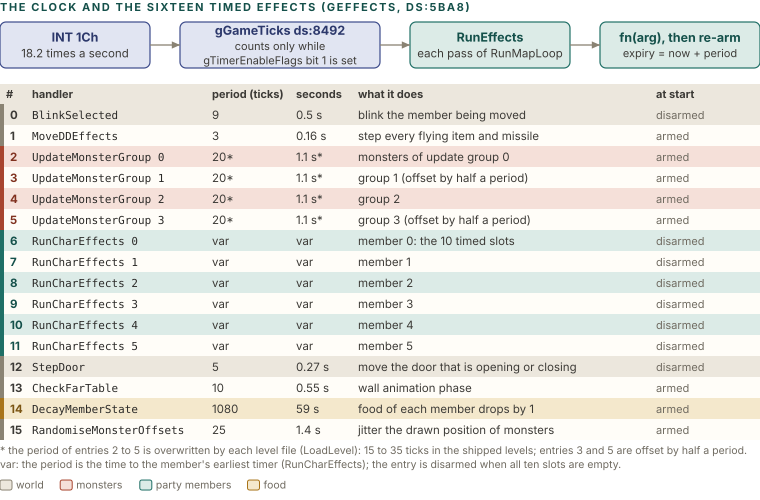

Here is the Python script that generated this plot:
import sys; sys.path.insert(0, '.')
from figlib import *

# The 16 timed effects of ds:5BA8 (E1414.C) and the clock that drives them.
rows = [
    # idx, handler, period ticks, period text, role, initial state, kind
    (0,  "BlinkSelected",        "9",     "0.5 s",   "blink the member being moved", "off", "world"),
    (1,  "MoveDDEffects",        "3",     "0.16 s",  "step every flying item and missile", "on", "world"),
    (2,  "UpdateMonsterGroup 0", "20*",   "1.1 s*",  "monsters of update group 0", "on", "mon"),
    (3,  "UpdateMonsterGroup 1", "20*",   "1.1 s*",  "group 1 (offset by half a period)", "on", "mon"),
    (4,  "UpdateMonsterGroup 2", "20*",   "1.1 s*",  "group 2", "on", "mon"),
    (5,  "UpdateMonsterGroup 3", "20*",   "1.1 s*",  "group 3 (offset by half a period)", "on", "mon"),
    (6,  "RunCharEffects 0",     "var",   "var",     "member 0: the 10 timed slots", "off", "mem"),
    (7,  "RunCharEffects 1",     "var",   "var",     "member 1", "off", "mem"),
    (8,  "RunCharEffects 2",     "var",   "var",     "member 2", "off", "mem"),
    (9,  "RunCharEffects 3",     "var",   "var",     "member 3", "off", "mem"),
    (10, "RunCharEffects 4",     "var",   "var",     "member 4", "off", "mem"),
    (11, "RunCharEffects 5",     "var",   "var",     "member 5", "off", "mem"),
    (12, "StepDoor",             "5",     "0.27 s",  "move the door that is opening or closing", "off", "world"),
    (13, "CheckFarTable",        "10",    "0.55 s",  "wall animation phase", "on", "world"),
    (14, "DecayMemberState",     "1080",  "59 s",    "food of each member drops by 1", "on", "food"),
    (15, "RandomiseMonsterOffsets", "25", "1.4 s",   "jitter the drawn position of monsters", "on", "world"),
]
KIND = {"world": "grey", "mon": "red", "mem": "teal", "food": "ochre"}

c = Canvas(760, 470)
c.section(0, 11, "THE CLOCK AND THE SIXTEEN TIMED EFFECTS (gEffects, ds:5BA8)")

# --- top strip: the pipeline ---
y0 = 22
c.box(0, y0, 150, 46, "navy", "INT 1Ch", ["18.2 times a second"], size=11.5, tsize=12.5)
c.box(180, y0, 200, 46, "navy", "gGameTicks  ds:8492", ["counts only while", "gTimerEnableFlags bit 1 is set"], size=11, tsize=12.5)
c.box(410, y0, 160, 46, "teal", "RunEffects", ["each pass of RunMapLoop"], size=11.5, tsize=12.5)
c.box(600, y0, 160, 46, "teal", "fn(arg), then re-arm", ["expiry = now + period"], size=11, tsize=12.5)
for a, b in ((150, 180), (380, 410), (570, 600)):
    c.arrow([(a, y0 + 23), (b, y0 + 23)])

# --- table ---
ty = 84
cols = [(0, "#"), (26, "handler"), (206, "period (ticks)"), (290, "seconds"), (352, "what it does"), (650, "at start")]
c.rect(0, ty, 760, 20, fill="#ECE7DD", stroke="none", rx=0)
for x, h in cols:
    c.text(x + 6, ty + 14, h, size=11, weight=700, color=INK2)
rh = 21
for i, (idx, fn, pt, ps, role, ini, kind) in enumerate(rows):
    y = ty + 20 + i * rh
    tc, sc, fc = PAL[KIND[kind]]
    c.rect(0, y, 760, rh, fill=fc if i % 2 == 0 else CARD, stroke="none", rx=0)
    c.rect(0, y, 4, rh, fill=SOLID[KIND[kind]], stroke="none", rx=0)
    c.text(10, y + 15, str(idx), size=11.5, weight=700, color=tc)
    c.text(32, y + 15, fn, size=11, mono=True, color=INK)
    c.text(206 + 6, y + 15, pt, size=11.5, color=INK2)
    c.text(290 + 6, y + 15, ps, size=11.5, color=INK2)
    c.text(352 + 6, y + 15, role, size=11.5, color=INK2)
    c.text(650 + 6, y + 15, "armed" if ini == "on" else "disarmed", size=11, color=MUTED)
yb = ty + 20 + 16 * rh + 14
c.text(0, yb, "* the period of entries 2 to 5 is overwritten by each level file (LoadLevel): 15 to 35 ticks in the shipped levels; entries 3 and 5 are offset by half a period.", size=10.5, color=MUTED)
c.text(0, yb + 14, "var: the period is the time to the member's earliest timer (RunCharEffects); the entry is disarmed when all ten slots are empty.", size=10.5, color=MUTED)
c.legend(0, yb + 34, [("grey", "world"), ("red", "monsters"), ("teal", "party members"), ("ochre", "food")])
c.h = yb + 46
c.save("figs/cmb_effects.svg")
